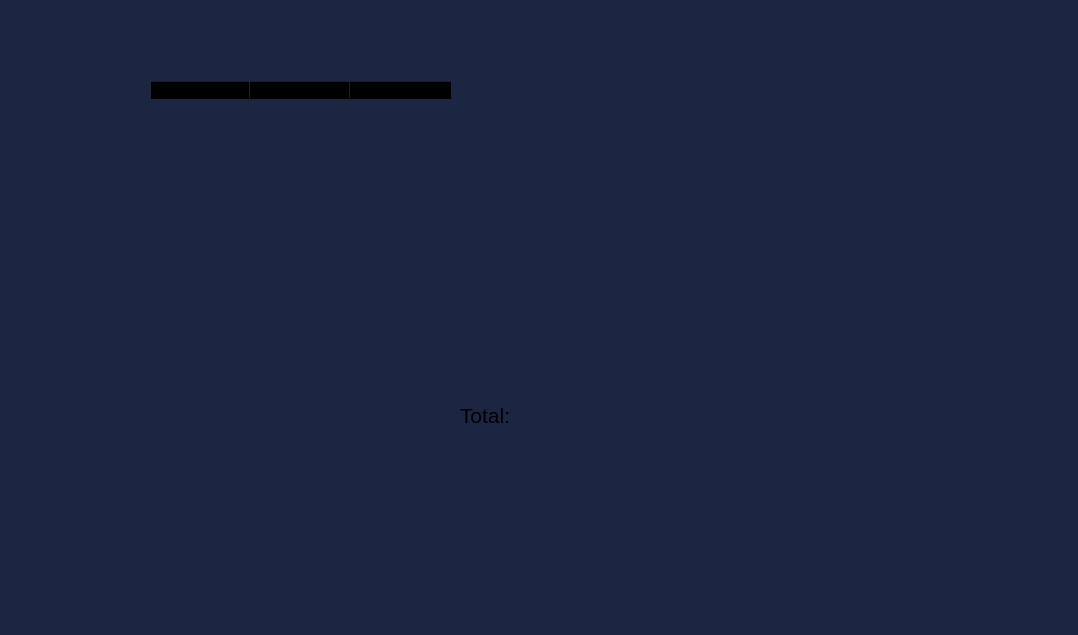
<?xml version="1.0" encoding="UTF-8"?>
<ui version="4.0">
 <class>MainWindow</class>
 <widget class="QMainWindow" name="MainWindow">
  <property name="geometry">
   <rect>
    <x>0</x>
    <y>0</y>
    <width>1078</width>
    <height>635</height>
   </rect>
  </property>
  <property name="windowTitle">
   <string>Carrinho</string>
  </property>
  <property name="styleSheet">
   <string notr="true">background-color: rgb(28, 37, 65);</string>
  </property>
  <widget class="QWidget" name="centralwidget">
   <widget class="QLabel" name="label">
    <property name="geometry">
     <rect>
      <x>0</x>
      <y>0</y>
      <width>1081</width>
      <height>591</height>
     </rect>
    </property>
    <property name="text">
     <string/>
    </property>
    <property name="pixmap">
     <pixmap>Imgs/fjgjas.jpg</pixmap>
    </property>
    <property name="scaledContents">
     <bool>true</bool>
    </property>
   </widget>
   <widget class="QTableWidget" name="itens_carrinho">
    <property name="geometry">
     <rect>
      <x>150</x>
      <y>80</y>
      <width>781</width>
      <height>321</height>
     </rect>
    </property>
    <property name="styleSheet">
     <string notr="true">background-color: rgba(255, 255, 255, 0);</string>
    </property>
    <column>
     <property name="text">
      <string>Nome</string>
     </property>
    </column>
    <column>
     <property name="text">
      <string>Quantidade</string>
     </property>
    </column>
    <column>
     <property name="text">
      <string>Preço</string>
     </property>
    </column>
   </widget>
   <widget class="QPushButton" name="fecha_carrinho">
    <property name="geometry">
     <rect>
      <x>480</x>
      <y>450</y>
      <width>121</width>
      <height>101</height>
     </rect>
    </property>
    <property name="cursor">
     <cursorShape>PointingHandCursor</cursorShape>
    </property>
    <property name="styleSheet">
     <string notr="true">background-color:transparent;</string>
    </property>
    <property name="text">
     <string/>
    </property>
    <property name="flat">
     <bool>true</bool>
    </property>
   </widget>
   <widget class="QLabel" name="total_carrinho">
    <property name="geometry">
     <rect>
      <x>460</x>
      <y>400</y>
      <width>211</width>
      <height>31</height>
     </rect>
    </property>
    <property name="font">
     <font>
      <pointsize>16</pointsize>
     </font>
    </property>
    <property name="styleSheet">
     <string notr="true">background-color: rgba(255, 255, 255, 0);</string>
    </property>
    <property name="text">
     <string>Total:</string>
    </property>
   </widget>
  </widget>
  <widget class="QMenuBar" name="menubar">
   <property name="geometry">
    <rect>
     <x>0</x>
     <y>0</y>
     <width>1078</width>
     <height>21</height>
    </rect>
   </property>
  </widget>
  <widget class="QStatusBar" name="statusbar"/>
 </widget>
 <resources/>
 <connections/>
</ui>
